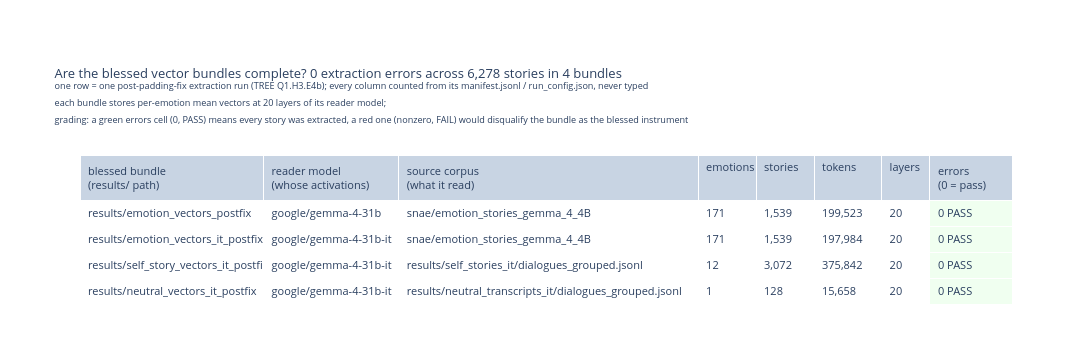

The cell this chart's notebook holds for it:
### Markdown cell above
<a id="3"></a>

## 3. Are the blessed vector bundles complete?

The corpora above are only the input. What the later notebooks actually load are *vector
bundles*. A bundle is the result of running a reader model over a corpus
(`src/emotion_vectors/extraction.py`, driven by `scripts/extract_emotion_vectors.py`). It saves,
per text, the activations at a fixed set of layers, plus the per-emotion means. This section asks
the one question that decides whether a bundle can be used at all: did every text extract
successfully, or are there silent gaps.

**Which bundles are blessed.** We found and fixed a padding bug partway through the sprint, and
re-extracted every bundle. The re-extractions carry the suffix `-postfix`, and they are the only
bundles any current result should use. We keep the pre-fix bundles unchanged as the historical
record, because the before-and-after comparison is itself an experiment (TREE node Q1.H3.E4b).
Each published `-postfix` dataset carries a `LINEAGE.md` file recording the fix.

**Where each bundle lives.** All are private team datasets on Hugging Face:

<table>
<tr><th align="left">bundle</th><th align="left">what it holds</th></tr>
<tr><td><a href="https://huggingface.co/datasets/abotresol/emotion-vectors-gemma-4-31b-postfix">emotion-vectors-gemma-4-31b-postfix</a></td>
<td>base reader over the reference corpus</td></tr>
<tr><td><a href="https://huggingface.co/datasets/abotresol/emotion-vectors-gemma-4-31b-it-postfix">emotion-vectors-gemma-4-31b-it-postfix</a></td>
<td>instruct reader over the reference corpus</td></tr>
<tr><td><a href="https://huggingface.co/datasets/abotresol/emotion-selfstory-vectors-gemma-4-31b-it-postfix">emotion-selfstory-vectors-gemma-4-31b-it-postfix</a></td>
<td>instruct reader over its own self-generated stories</td></tr>
<tr><td><a href="https://huggingface.co/datasets/abotresol/neutral-vectors-gemma-4-31b-it-postfix">neutral-vectors-gemma-4-31b-it-postfix</a></td>
<td>instruct reader over the neutral transcripts (the no-emotion control)</td></tr>
</table>

Every other evidence file the report notebooks cite lives in the catch-all
[experiment-artifacts dataset](https://huggingface.co/datasets/abotresol/emotion-vectors-experiment-artifacts);
[`DATA.md`](../DATA.md) indexes the pre-fix sets, the dialogue and DeepSeek story-source
vector sets, and the per-token trajectory files that the trajectory explorer notebooks
(05, 06 and 09) read.

### Code cell
# section 3 is load-call-show: each blessed bundle sized from its own manifest.jsonl and
# described by its own run_config.json (which reader model, which source corpus, how many
# layers), so the reader-versus-generator distinction is visible in the table itself
from emotion_vectors.corpora_report import s3_bundles_figure

fig_s3, s3_stats = s3_bundles_figure()
fig_s3.show()
print("\n".join(s3_stats["lines"]))

### Figure 1 — Plotly figure (JSON) as saved in the notebook; plotly's stock layout.template omitted (floating-point values rounded to 4 significant figures)
{"data": [{"cells": {"align": "left", "fill": {"color": ["white", "white", "white", "white", "white", "white", "white", ["honeydew", "honeydew", "honeydew", "honeydew"]]}, "font": {"size": 11}, "height": 26, "values": [["results/emotion_vectors_postfix", "results/emotion_vectors_it_postfix", "results/self_story_vectors_it_postfix", "results/neutral_vectors_it_postfix"], ["google/gemma-4-31b", "google/gemma-4-31b-it", "google/gemma-4-31b-it", "google/gemma-4-31b-it"], ["snae/emotion_stories_gemma_4_4B", "snae/emotion_stories_gemma_4_4B", "results/self_stories_it/dialogues_grouped.jsonl", "results/neutral_transcripts_it/dialogues_grouped.jsonl"], [171, 171, 12, 1], ["1,539", "1,539", "3,072", "128"], ["199,523", "197,984", "375,842", "15,658"], [20, 20, 20, 20], ["0 PASS", "0 PASS", "0 PASS", "0 PASS"]]}, "columnwidth": [1.9, 1.4, 3.1, 0.6, 0.6, 0.7, 0.5, 0.85], "header": {"align": "left", "font": {"size": 11}, "height": 34, "values": ["blessed bundle<br>(results/ path)", "reader model<br>(whose activations)", "source corpus<br>(what it read)", "emotions", "stories", "tokens", "layers", "errors<br>(0 = pass)"]}, "type": "table"}], "layout": {"height": 350, "margin": {"b": 10, "t": 155}, "title": {"font": {"size": 13}, "text": "Are the blessed vector bundles complete? 0 extraction errors across 6,278 stories in 4 bundles<br><sup>one row = one post-padding-fix extraction run (TREE Q1.H3.E4b); every column counted from its manifest.jsonl / run_config.json, never typed</sup><br><sup>each bundle stores per-emotion mean vectors at 20 layers of its reader model;<br>grading: a green errors cell (0, PASS) means every story was extracted, a red one (nonzero, FAIL) would disqualify the bundle as the blessed instrument</sup>"}, "width": 1320}}
